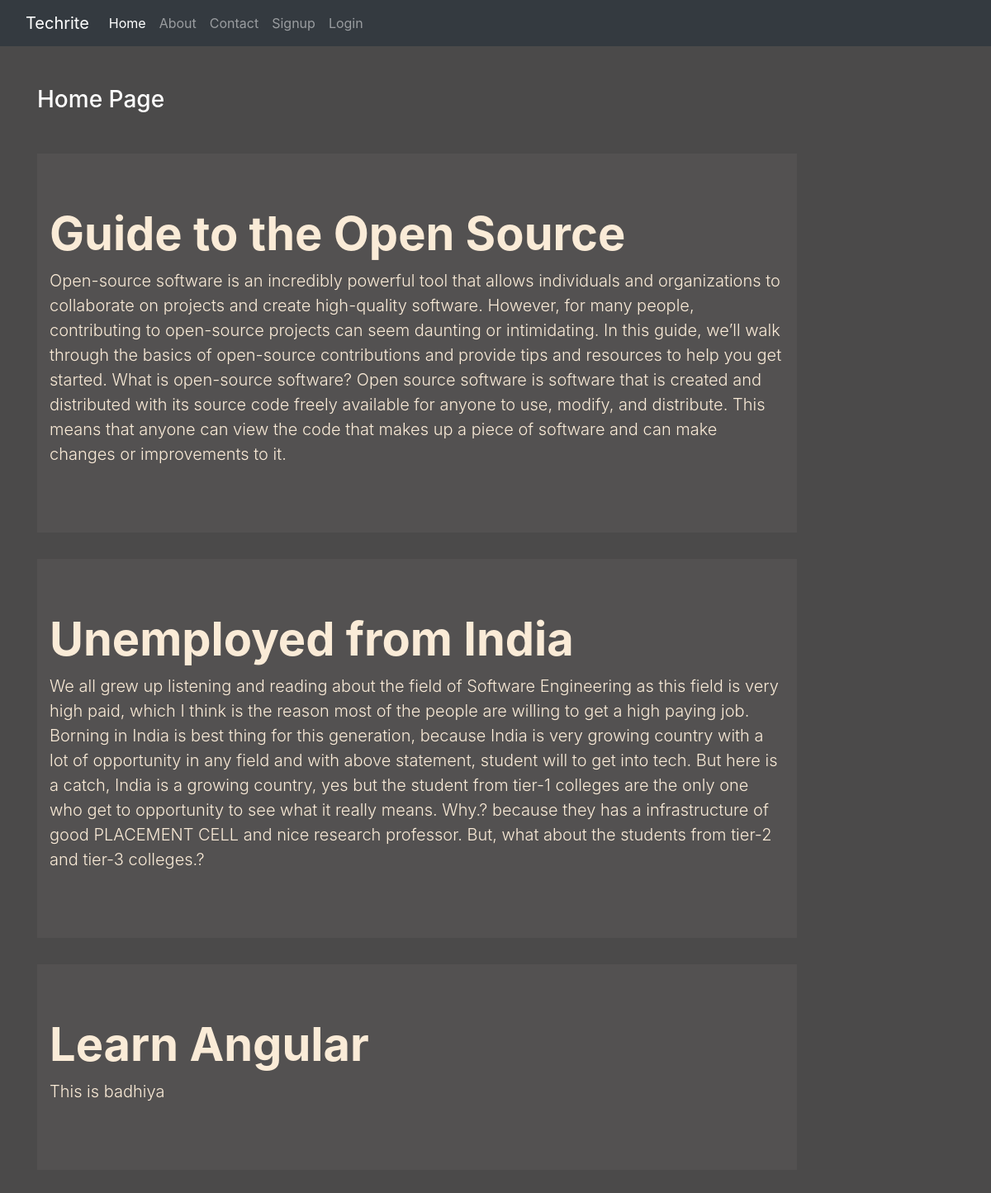
The page / on the database its author committed.
### blog/models.py (models this page shows)
class Post(models.Model):
 title = models.CharField(max_length=150)
 desc = models.TextField()

### blog/views.py (the view)
# urls.py: 2. Add a URL to urlpatterns:  path('', views.home, name='home')
def home(request):
 posts = Post.objects.all()
 return render(request, 'blog/home.html', {'posts':posts})

### blog/templates/blog/home.html
{% extends 'blog/base.html' %}
{% load static %}
{% block content %}
<div class="col-sm-10">
 <h3 class="text-white my-5">Home Page</h3>
  {% for post in posts %}
    <div class="jumbotron jumbotron-fluid jumbo-color">
      <div class="container">
        <h1 class="display-4 font-weight-bold">{{post.title}}</h1>
        <p class="lead">{{post.desc}}</p>
      </div>
    </div>
  {% endfor %}
</div>
{% endblock content %}

### blog/static/blog/css/style.css (style rules this page uses)
body { background-color: rgb(75, 74, 74); color: antiquewhite; }
.jumbo-color { background-color: rgb(83, 81, 81); }

### rows shown on the page
Post: title "Guide to the Open Source", desc "Open-source software is an incredibly powerful tool that allows individuals and organizations to collaborate on projects and create high-quality software. However, for many people, contributing to open-source projects can seem daunting or intimidating. In this guide, we’ll walk through the basics of open-source contributions and provide tips and resources to help you get started. What is open-source software? Open source software is software that is created and distributed with its source code freely available for anyone to use, modify, and distribute. This means that anyone can view the code that makes up a piece of software and can make changes or improvements to it."
Post: title "Unemployed from India", desc "We all grew up listening and reading about the field of Software Engineering as this field is very high paid, which I think is the reason most of the people are willing to get a high paying job. Borning in India is best thing for this generation, because India is very growing country with a lot of opportunity in any field and with above statement, student will to get into tech. But here is a catch, India is a growing country, yes but the student from tier-1 colleges are the only one who get to opportunity to see what it really means. Why.? because they has a infrastructure of good PLACEMENT CELL and nice research professor. But, what about the students from tier-2 and tier-3 colleges.?"
Post: title "Learn Angular", desc "This is badhiya"
